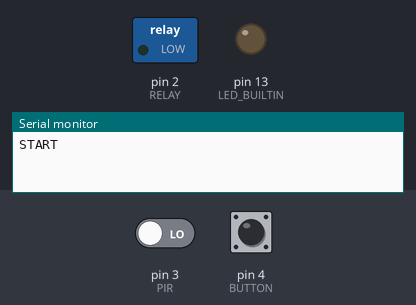
The sketch below on a simulated Arduino Uno, built with avr-gcc and run on an emulated ATmega328P. Shown: switched loads named in the sketch (green lamp = pin HIGH), output pins drawn as LEDs (lit = HIGH), the last lines printed to the serial monitor. The test bench sets the inputs (shaded band); at power-on: pin 3 (PIR) LOW, pin 4 (BUTTON) HIGH.

Above: at 1.2 s.
1.3 s: pin 3 (PIR) driven HIGH
At 2.3 s:
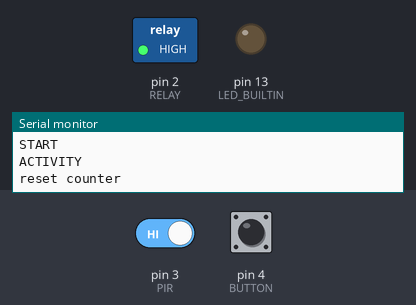
3.1 s: pin 4 (BUTTON) pulled LOW for 1 s
At 3.9 s:
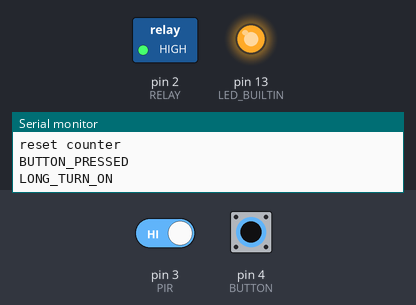
5.6 s: pin 4 (BUTTON) pulled LOW for 0.5 s
At 6.9 s:
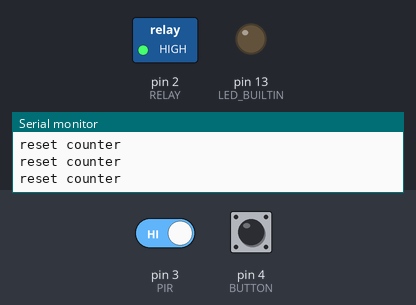
7.6 s: pin 4 (BUTTON) pulled LOW for 3.2 s
At 8.4 s:
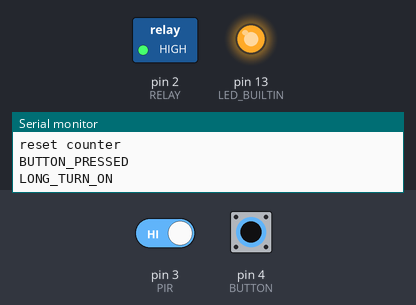
Timing chart, 0 to 10.6 s (numbered marks = the images above; inputs shaded):
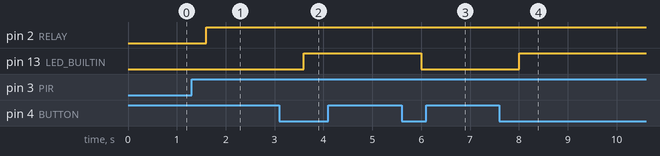

The sketch:

bathroom-light.ino
```cpp
#include "Bounce2.h" // https://github.com/thomasfredericks/Bounce2/wiki

/** CONSTANTS */
const int RELAY = 2;
const int PIR = 3;
const int BUTTON = 4;

const int LONG_TURN_ON = 3;
const int BUTTON_PRESSED = 2;
const int ACTIVITY = 1;
const int NO_ACTIVITY = 0;
unsigned long currentMillis;

const long INTERVAL = 45000;
const long LONG_INTERVAL = 3600000;

int  button_pressed;
int previous_button_pressed;


Bounce debouncer_button = Bounce();

int state = NO_ACTIVITY;


// the setup function runs once when you press reset or power the board
void setup() {
  // initialize digital pin LED_BUILTIN as an output.
  pinMode(LED_BUILTIN, OUTPUT);
  pinMode(RELAY, OUTPUT);
  pinMode(PIR, INPUT);
  pinMode(BUTTON, INPUT_PULLUP);
  digitalWrite(RELAY, LOW);
  digitalWrite(LED_BUILTIN, LOW);

  debouncer_button.interval(5);
  debouncer_button.attach(BUTTON);

  //PHOTOCELL
  Serial.begin(9600);
  Serial.println("START");
}


void checkButton(){
   debouncer_button.update();
    // Get the update value
    button_pressed = !debouncer_button.read();
    if (!previous_button_pressed && button_pressed) {
        switch(state){
        case LONG_TURN_ON :{
          state = ACTIVITY;
          digitalWrite(LED_BUILTIN, LOW); // TURN ON LIGHT

        }
        break;
        default: {
          state = BUTTON_PRESSED;
          digitalWrite(LED_BUILTIN, HIGH); // TURN ON LIGHT

        }
        break;
      }

    }
    previous_button_pressed = button_pressed;
}

void checkStatus(){
   //process pir
    int pirStatus = digitalRead(PIR);
    switch(state){
      case BUTTON_PRESSED:{
          currentMillis = millis();
          Serial.println("BUTTON_PRESSED");
          digitalWrite(RELAY, HIGH);
           Serial.println("LONG_TURN_ON");
          state = LONG_TURN_ON;
      }
      break;
      case LONG_TURN_ON:{
          if(millis() > currentMillis + LONG_INTERVAL){
            Serial.println("NO_ACTIVITY");
            state = NO_ACTIVITY;
            digitalWrite(RELAY, LOW);
            digitalWrite(LED_BUILTIN, LOW); // TURN OFF LIGHT
           }
      }
      break;
      case NO_ACTIVITY:{
        if(pirStatus == HIGH){
          currentMillis = millis();
          state = ACTIVITY;
          Serial.println("ACTIVITY");
          digitalWrite(RELAY, HIGH);

        }

      }
      break;
      case ACTIVITY:{
        digitalWrite(LED_BUILTIN, HIGH); // TURN OFF LIGHT

        if(pirStatus == HIGH){
            currentMillis = millis();
            Serial.println("reset counter");

        }
        else if(millis() > currentMillis + INTERVAL){
            Serial.println("NO_ACTIVITY");
            state = NO_ACTIVITY;
            digitalWrite(RELAY, LOW);
         }
        digitalWrite(LED_BUILTIN, LOW); // TURN OFF LIGHT

      }
      break;

    }


}
// the loop function runs over and over again forever
void loop() {


   checkButton();

   checkStatus();
  delay(400);
}
```

Measured:
- after the input at 1.3 s, pin 2 (RELAY): LOW → HIGH after 0.30 s
- after the input at 3.1 s, pin 13 (LED_BUILTIN): LOW → HIGH after 0.50 s
- after the input at 5.6 s, pin 13 (LED_BUILTIN): HIGH → LOW after 0.40 s
- after the input at 7.6 s, pin 13 (LED_BUILTIN): LOW → HIGH after 0.40 s
